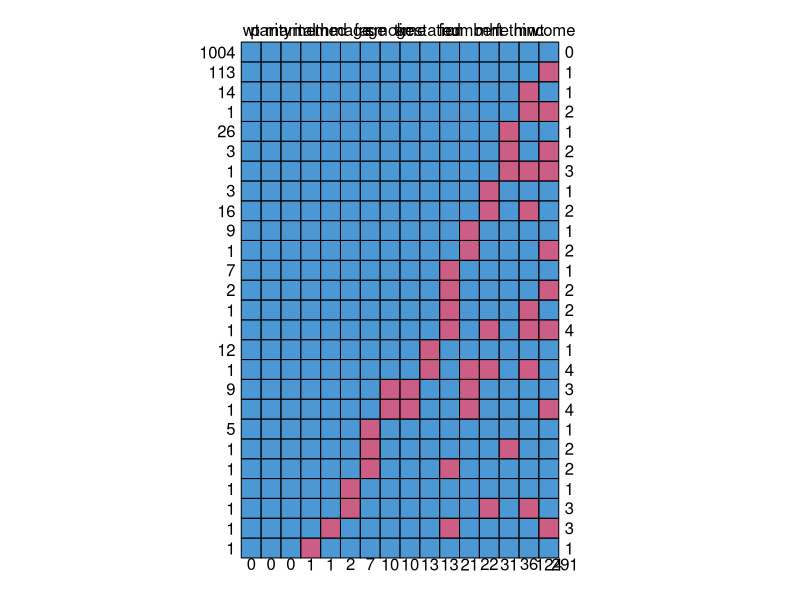
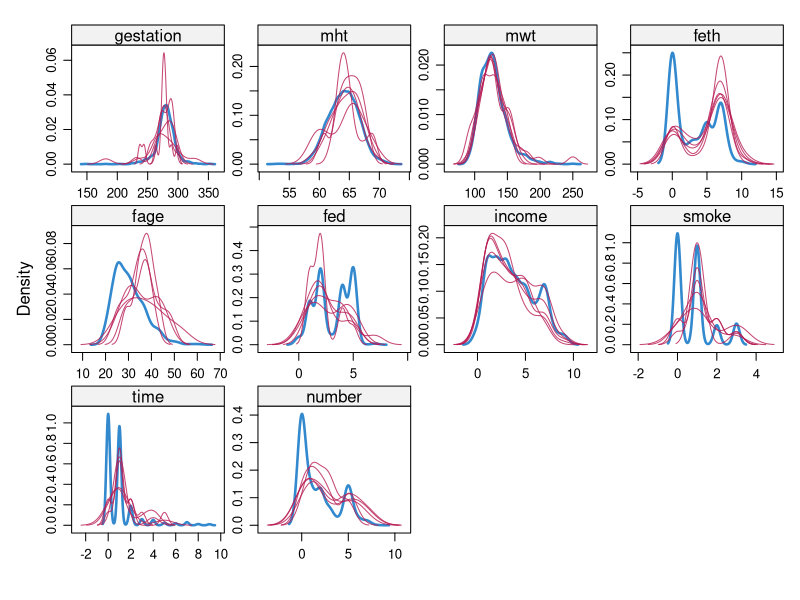
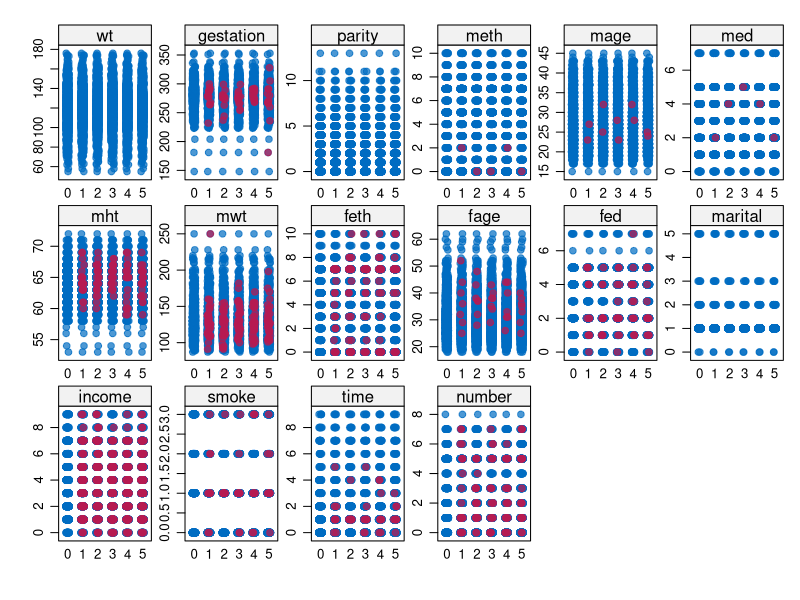

Reproduce these figures in R, in order.
#This file only contains the code necessary to get the imputed income covariate (does not include analysis code required to select imputed dataset)

#Reading in the data 
fdata <- read.csv("chds_births.csv")
head(fdata) 
#Calculat the number of missing valuesin each column 
na_count <- sapply(fdata, function(y) sum(length(which(is.na(y)))))
na.count <- data.frame(na_count)
na.count



#Check the columns that have more than 10% of the data missing 
count <- sapply(fdata, function(y) length(y))
na_percent <- (na_count/count)*100
na_percent <- data.frame(na_percent)
na_percent
sapply(fdata, function(x) sum(is.na(x)))


#Visualizing the missing data
#library(VIM)
#miss_plot <- aggr(fdata, col=c('navyblue','yellow'),
#                  numbers=TRUE, sortVars=TRUE,
#                  labels=names(fdata), cex.axis=.7,
#                  gap=3, ylab=c("Missing data","Pattern"))
fdata$fht <- NULL
fdata$fwt <- NULL 
colnames(fdata)
head(fdata)
library(mice)
md.pattern(fdata)

#pbox(fdata, pos = 1, int = FALSE, cex = 0.7)
#Imputting the data with "pmm" method as referenced from "https://stefvanbuuren.name/mice/"
imp <- mice(fdata, m = 5, maxit = 50, meth = 'pmm', seed = 500)
#summary(imp)
densityplot(imp)
stripplot(imp, pch = 20, cex = 1.2)

modelFit1 <- with(data = imp, lm(wt ~ gestation + parity + meth + mage + income))
#summary(modelFit1)

combine <- pool(modelFit1)

imp_1 <- data.frame(complete(imp,1))
imp_2 <- data.frame(complete(imp,2))
imp_3 <- data.frame(complete(imp,3))
imp_4 <- data.frame(complete(imp,4))
imp_5 <- data.frame(complete(imp,5))

mp_list <- list(imp_1, imp_2, imp_3, imp_4, imp_5)

#Get sample 4 income values

imputed_income <- imp_4$income

#Final dataset is fdata
fdata$income <- imputed_income